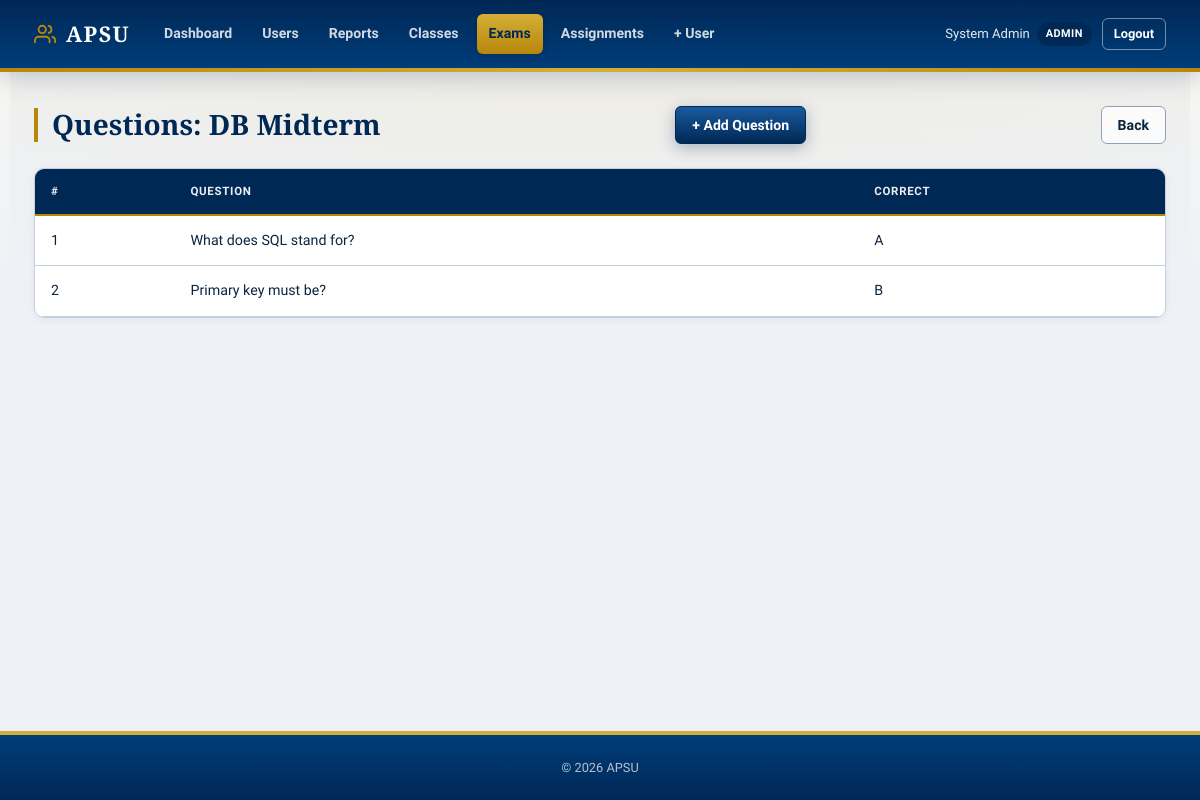
The page /exams/index.php?action=questions&exam_id=1 (signed in) on the database its author committed.
### tables this page shows
CREATE TABLE exams (
    id               INT AUTO_INCREMENT PRIMARY KEY,
    scheduled_class_id INT NULL,
    user_id          INT NOT NULL,
    title            VARCHAR(255) NOT NULL,
    subject          VARCHAR(255) NOT NULL,
    duration_minutes INT NOT NULL DEFAULT 60,
    created_at       TIMESTAMP NOT NULL DEFAULT CURRENT_TIMESTAMP,
    FOREIGN KEY (scheduled_class_id) REFERENCES scheduled_classes(id) ON DELETE SET NULL,
    FOREIGN KEY (user_id) REFERENCES users(id) ON DELETE CASCADE
);

CREATE TABLE exam_questions (
    id              INT AUTO_INCREMENT PRIMARY KEY,
    exam_id         INT NOT NULL,
    user_id         INT NOT NULL,
    question_text   TEXT NOT NULL,
    option_a        VARCHAR(255) NOT NULL,
    option_b        VARCHAR(255) NOT NULL,
    option_c        VARCHAR(255) NOT NULL,
    option_d        VARCHAR(255) NOT NULL,
    correct_option  CHAR(1) NOT NULL,
    FOREIGN KEY (exam_id) REFERENCES exams(id) ON DELETE CASCADE,
    FOREIGN KEY (user_id) REFERENCES users(id) ON DELETE CASCADE
);

### exams/model/Exam.php (called while the page is built, shortened)
<?php
class Exam
{
    public function getById(int $id): ?array
    {
        $st = $this->pdo->prepare('SELECT * FROM exams WHERE id = ?');
        $st->execute([$id]);
        return $st->fetch() ?: null;
    }
    public function getQuestions(int $examId): array
    {
        $st = $this->pdo->prepare('SELECT * FROM exam_questions WHERE exam_id = ? ORDER BY id');
        $st->execute([$examId]);
        return $st->fetchAll();
    }
}

### includes/helpers.php (called while the page is built, shortened)
<?php
function isStaff(): bool
{
    $role = $_SESSION['role'] ?? '';
    return $role === 'Teacher' || $role === 'Admin';
}
function canManageAcademics(): bool
{
    return isStaff();
}

### exams/views/questions.php (the view)
<?php  require __DIR__ . '/../../includes/header.php'; ?>
<div class="page-header">
<div><h1 class="page-title">Questions: <?= htmlspecialchars($ex['title'] ?? '') ?></h1></div>
<?php if (canManageAcademics()): ?><a href="index.php?action=add_question&exam_id=<?= (int)$_GET['exam_id'] ?>" class="btn btn-primary">+ Add Question</a><?php endif; ?>
<a href="index.php" class="btn btn-outline">Back</a>
</div>
<div class="table-card"><table class="data-table">
<thead><tr><th>#</th><th>Question</th><th>Correct</th></tr></thead>
<tbody>
<?php foreach ($questions as $i => $q): ?>
<tr><td><?= $i+1 ?></td><td><?= htmlspecialchars($q['question_text']) ?></td><td><?= htmlspecialchars($q['correct_option']) ?></td></tr>
<?php endforeach; ?>
</tbody></table></div>
<?php require __DIR__ . '/../../includes/footer.php'; ?>

### assets/css/style.css (style rules this page uses)
*, *::before, *::after { box-sizing: border-box; margin: 0; padding: 0; }
:root { --color-navy: #002855; --color-navy-mid: #003d7a; --color-navy-light: #1a5a9e; --color-gold: #b8860b; --color-gold-bright: #d4af37; --color-gold-light: #f5ecd4; --color-cream: #faf8f3; --color-maroon: #6b1f2a; --color-bg: #eef1f6; --color-surface: #ffffff; --color-soft: #e4eaf2; --color-border: #c5d0de; --color-border-dark: #8fa3b8; --color-text: #0a2540; --color-text-muted: #3d5266; --color-text-light: #5c7083; --color-primary: #002855; --color-primary-h: #001d3d; --color-primary-lt: #e8eef6; --color-success: #166534; --color-success-lt: #dcfce7; --color-warning: #92400e; --color-warning-lt: #fef3c7; --color-danger: #991b1b; --color-danger-lt: #fee2e2; --color-info: #1e40af; --color-info-lt: #dbeafe; --radius-sm: 6px; --radius: 10px; --radius-lg: 14px; --shadow-sm: 0 2px 8px rgba(0, 40, 85, .06); --shadow: 0 12px 32px rgba(0, 40, 85, .1); --shadow-lg: 0 24px 56px rgba(0, 40, 85, .14); --font-serif: "Crimson Pro", "Georgia", "Times New Roman", serif; --font-sans: "Source Sans 3", "Segoe UI", system-ui, sans-serif; --font-mono: "Cascadia Code", monospace; --header-h: 72px; --transition: 0.2s cubic-bezier(0.4, 0, 0.2, 1); }
html { font-size: 16px; scroll-behavior: smooth; }
body { min-height: 100vh; display: flex; flex-direction: column; font-family: var(--font-sans); font-weight: 400; color: var(--color-text); background-color: var(--color-bg); background-image: radial-gradient(ellipse 80% 50% at 50% -20%, rgba(212, 175, 55, .12), transparent), linear-gradient(180deg, var(--color-cream) 0%, var(--color-bg) 280px); line-height: 1.65; -webkit-font-smoothing: antialiased; }
a { color: var(--color-primary); text-decoration: none; }
.btn { min-height: 38px; display: inline-flex; align-items: center; justify-content: center; gap: 7px; padding: 9px 16px; border: 1.5px solid transparent; border-radius: var(--radius-sm); font: inherit; font-size: .88rem; font-weight: 800; line-height: 1; white-space: nowrap; cursor: pointer; text-decoration: none; transition: transform .15s, box-shadow .15s, background .15s, border-color .15s, color .15s; }
.btn-primary { border-color: var(--color-navy); background: linear-gradient(180deg, var(--color-navy-light) 0%, var(--color-navy) 100%); color: #fff; box-shadow: 0 4px 16px rgba(0, 40, 85, .3); }
.btn-outline { border-color: var(--color-border-dark); background: rgba(255, 255, 255, .76); color: var(--color-text); }
.page-header { display: flex; align-items: center; justify-content: space-between; gap: 14px; flex-wrap: wrap; margin-bottom: 24px; }
.page-title { color: var(--color-navy); font-family: var(--font-serif); font-size: 1.75rem; font-weight: 700; line-height: 1.2; border-left: 4px solid var(--color-gold); padding-left: 14px; }
.data-table { width: 100%; border-collapse: collapse; font-size: .89rem; }
.data-table th, .data-table td { padding: 13px 16px; border-bottom: 1px solid var(--color-border); text-align: left; }
.data-table th { background: var(--color-navy); color: rgba(255, 255, 255, .92); font-size: .72rem; font-weight: 700; letter-spacing: .06em; text-transform: uppercase; border-bottom: 2px solid var(--color-gold); }
.table-card { border: 1px solid var(--color-border); border-radius: var(--radius); background: var(--color-surface); overflow: hidden; box-shadow: var(--shadow-sm); }

### rows shown on the page
exams: title "DB Midterm"
exam_questions: question_text "What does SQL stand for?", correct_option "A"
exam_questions: question_text "Primary key must be?", correct_option "B"

### other values the page prints
$_SESSION['full_name'] "System Admin"
$role "ADMIN"
